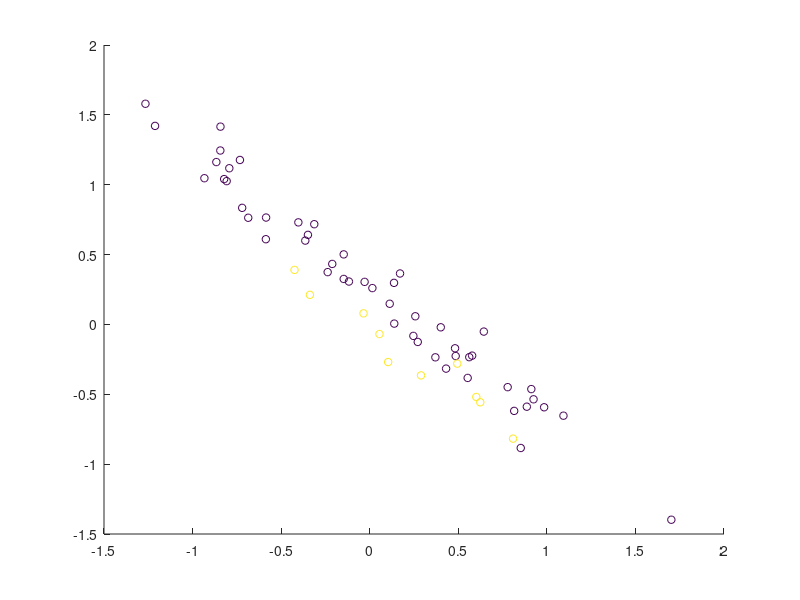

MATLAB code to generate this figure: (Note: this script raises an error after producing the figure.)
% This script is a demo showing some simple decoding on simulated toy data.
% The toy data are simple matlab matrices and no "real" fMRI or EEG data.

fpath = fileparts(fileparts(mfilename('fullpath')));
addpath(fpath)

clear all
dbstop if error % if something goes wrong

res_fig = figure;

%% Set the output directory where data will be saved
% cfg.results.dir = % e.g. 'toyresults'
cfg.results.write = 0; % no results are written to disk

cfg.decoding.method = 'classification';

%% generate some toy data
% define number of "runs" and center means
nruns = 10; % lets simulate we have n runs
set2.mean = [0 0];
set1.mean = [.2 .2]; % should have the same dim as set1, otherwise it wont work (and would not make sense, either)

set1.fact = 5
set2.fact = 1

l1 = -1;
l2 = 1;

% data on two shifted lines
labels = [l1 * ones(set1.fact, 1); l2 * ones(set2.fact, 1)];
labels = repmat(labels, nruns, 1);

% set generate point clouds
noise_covariance = .1; % 0: all along one line
signal_covariance = 1; % 0: all on one spot
r = pi/4; % rotation from 0 .. 2pi

%% generate data
clear data data1 data2
data1(:,1) = [set1.mean(1) + randn(set1.fact * nruns, 1) * noise_covariance];
data1(:,2) = [set1.mean(2) + randn(set1.fact * nruns, 1) * signal_covariance];
data(labels == l1, :) = data1;

data2(:,1) = [set2.mean(1) + randn(set2.fact * nruns, 1) * noise_covariance];
data2(:,2) = [set2.mean(2) + randn(set2.fact * nruns, 1) * signal_covariance];
data(labels == l2, :) = data2;

% scatter(data(:, 1), data(:,2), 20, labels+2)
% xlim([-1 3])

%% rotate data
data = data * [cos(r) sin(r); -sin(r) cos(r)];
% hold all
% scatter(data(:, 1), data(:,2), 20, labels)

%% add data description
% save labels
cfg.files.label = labels;

% save run number
cfg.files.step = [];
for ri = 1:nruns
    curr_run = ri * ones(set1.fact + set2.fact ,1);
    cfg.files.step = [cfg.files.step curr_run] ;
end

% save a description
for ifile = 1:length(cfg.files.label)
    cfg.files.name(ifile) = {sprintf('class%i_run%i', cfg.files.label(ifile), cfg.files.step(ifile))};
end

% add an empty mask
cfg.files.mask = '';

%% plot the data (if 2d)
if size(data, 2) == 2
    figure(res_fig);
    scatter(data(:, 1), data(:, 2), 30, cfg.files.label + min(cfg.files.label));
end

%% Prepare data for passing
pass_data.data = data;
pass_data.mask_index = 1:size(data, 2); % use all voxels
pass_data.files = cfg.files;
pass_data.hdr = ''; % we don't need a header, because we don't write img-files as output (but mat-files)
pass_data.dim = [length(set1.mean), 1, 1]; % add dimension information of the original data
% passed_data.voxelsize = [1 1 1];


%% Add defaults for the remaining parameters that we did not specify
cfg = decoding_defaults(cfg);

% Set the analysis that should be performed (here we only want to do 1
% decoding)
cfg.analysis = 'wholebrain';
cfg.results.output = {'accuracy', 'model_parameters'}; % add if you want to see the model

%% Nothing needs to be changed below for a standard leave-one-run out cross validation analysis.
% Create a leave-one-run-out cross validation design:
cfg.design = make_design_cv(cfg); 
display_design(cfg);

%% Decoding Parameters

% default: -s 0 -t 0 -c 1 -b 0 -q

% if we use weights, these must be inverse to the amount of data
% e.g., if we use 5 times as much examples for class 1, we need
%   -w-1 1 -w1 5
% so in the example here, we just use .fact of the other set

legstr = {'data'}; % caption for legend

for use_correct_weights = 0:1
    if use_correct_weights
        display('Using correct (balanced) weights')
        weight_str = ['-w-1 ' int2str(set2.fact) ' -w1 ' int2str(set1.fact)];
    else
        display('Using equal weights')
        weight_str = ['-w-1 1 -w1 1'];
    end


    cfg.decoding.train.classification.model_parameters = ['-s 0 -t 0 -c 1000 -b 0 ' weight_str  ' -q'];
    disp(['cfg.decoding.train.classification.model_parameters = ' cfg.decoding.train.classification.model_parameters])
    cfg.design.unbalanced_data = 'ok';
    disp(['cfg.design.unbalanced_data = ' cfg.design.unbalanced_data]);

    %% Run decoding
    [results, cfg] = decoding(cfg, pass_data);

    %% Print decision boundary in figure
    if isfield(results, 'model_parameters')
        figure(res_fig)
        svm_model = results.model_parameters.output(1).model(1); % get the model of the first SVM
        [X, Y] = meshgrid(min(data(:)):.11:max(data(:)));
        Z = X;
        [predicted, acc, decision_values] = svmpredict(zeros(size(X(:))),[X(:), Y(:)],svm_model,cfg.decoding.test.classification.model_parameters);
        Z(:) = decision_values;
        
        if use_correct_weights
            linespec = '-';
        else
            linespec = ':';
        end
        
        hold on
        contour(X,Y,Z, -1:1, linespec);
        hold off
    end
    legstr(end+1) = {weight_str};
    legend(legstr)
end

dbclear if error
